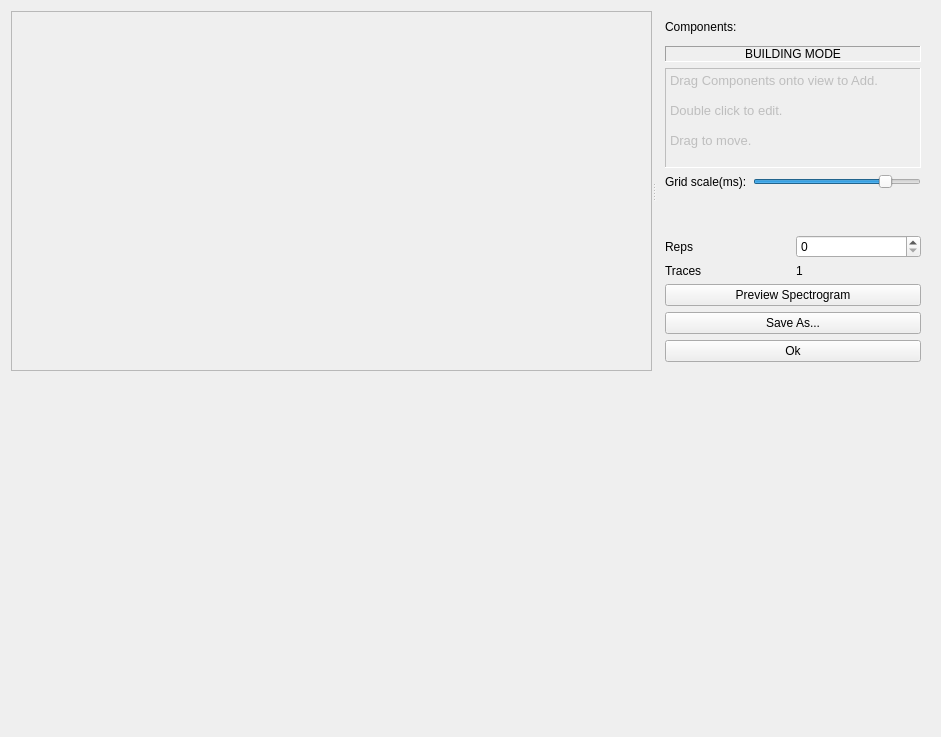
<?xml version="1.0" encoding="UTF-8"?>
<ui version="4.0">
 <class>StimulusEditor</class>
 <widget class="QWidget" name="StimulusEditor">
  <property name="geometry">
   <rect>
    <x>0</x>
    <y>0</y>
    <width>941</width>
    <height>737</height>
   </rect>
  </property>
  <property name="sizePolicy">
   <sizepolicy hsizetype="Expanding" vsizetype="Preferred">
    <horstretch>0</horstretch>
    <verstretch>0</verstretch>
   </sizepolicy>
  </property>
  <property name="windowTitle">
   <string>Form</string>
  </property>
  <layout class="QVBoxLayout" name="verticalLayout_2">
   <item>
    <widget class="QSplitter" name="splitter">
     <property name="orientation">
      <enum>Qt::Horizontal</enum>
     </property>
     <widget class="QScrollArea" name="scrollArea">
      <property name="sizePolicy">
       <sizepolicy hsizetype="Expanding" vsizetype="Expanding">
        <horstretch>1</horstretch>
        <verstretch>0</verstretch>
       </sizepolicy>
      </property>
      <property name="minimumSize">
       <size>
        <width>500</width>
        <height>0</height>
       </size>
      </property>
      <property name="widgetResizable">
       <bool>true</bool>
      </property>
      <widget class="QWidget" name="scrollAreaWidgetContents">
       <property name="geometry">
        <rect>
         <x>0</x>
         <y>0</y>
         <width>642</width>
         <height>379</height>
        </rect>
       </property>
       <layout class="QVBoxLayout" name="verticalLayout_4">
        <property name="margin">
         <number>0</number>
        </property>
        <item>
         <widget class="StimulusView" name="trackview" native="true">
          <property name="toolTip">
           <string>Stimulus View</string>
          </property>
         </widget>
        </item>
       </layout>
      </widget>
     </widget>
     <widget class="QFrame" name="frame">
      <property name="sizePolicy">
       <sizepolicy hsizetype="Preferred" vsizetype="Preferred">
        <horstretch>0</horstretch>
        <verstretch>0</verstretch>
       </sizepolicy>
      </property>
      <property name="maximumSize">
       <size>
        <width>16777215</width>
        <height>16777215</height>
       </size>
      </property>
      <property name="baseSize">
       <size>
        <width>200</width>
        <height>0</height>
       </size>
      </property>
      <layout class="QVBoxLayout" name="verticalLayout">
       <property name="sizeConstraint">
        <enum>QLayout::SetDefaultConstraint</enum>
       </property>
       <item>
        <widget class="QLabel" name="label_5">
         <property name="text">
          <string>Components:</string>
         </property>
        </widget>
       </item>
       <item>
        <widget class="ComponentTemplateTable" name="templateBox" native="true"/>
       </item>
       <item>
        <widget class="QLabel" name="modeLbl">
         <property name="enabled">
          <bool>true</bool>
         </property>
         <property name="frameShape">
          <enum>QFrame::Panel</enum>
         </property>
         <property name="frameShadow">
          <enum>QFrame::Sunken</enum>
         </property>
         <property name="text">
          <string>BUILDING MODE</string>
         </property>
         <property name="alignment">
          <set>Qt::AlignCenter</set>
         </property>
        </widget>
       </item>
       <item>
        <widget class="QTextEdit" name="hintTxedt">
         <property name="enabled">
          <bool>false</bool>
         </property>
         <property name="sizePolicy">
          <sizepolicy hsizetype="Expanding" vsizetype="MinimumExpanding">
           <horstretch>0</horstretch>
           <verstretch>0</verstretch>
          </sizepolicy>
         </property>
         <property name="minimumSize">
          <size>
           <width>0</width>
           <height>60</height>
          </size>
         </property>
         <property name="maximumSize">
          <size>
           <width>16777215</width>
           <height>100</height>
          </size>
         </property>
         <property name="toolTip">
          <string>Hint</string>
         </property>
         <property name="frameShape">
          <enum>QFrame::Panel</enum>
         </property>
         <property name="html">
          <string>&lt;!DOCTYPE HTML PUBLIC &quot;-//W3C//DTD HTML 4.0//EN&quot; &quot;http://www.w3.org/TR/REC-html40/strict.dtd&quot;&gt;
&lt;html&gt;&lt;head&gt;&lt;meta name=&quot;qrichtext&quot; content=&quot;1&quot; /&gt;&lt;style type=&quot;text/css&quot;&gt;
p, li { white-space: pre-wrap; }
&lt;/style&gt;&lt;/head&gt;&lt;body style=&quot; font-family:'MS Shell Dlg 2'; font-size:8.25pt; font-weight:400; font-style:normal;&quot;&gt;
&lt;p style=&quot; margin-top:0px; margin-bottom:0px; margin-left:0px; margin-right:0px; -qt-block-indent:0; text-indent:0px;&quot;&gt;&lt;span style=&quot; font-size:10pt;&quot;&gt;Drag Components onto view to Add. &lt;/span&gt;&lt;/p&gt;
&lt;p style=&quot;-qt-paragraph-type:empty; margin-top:0px; margin-bottom:0px; margin-left:0px; margin-right:0px; -qt-block-indent:0; text-indent:0px; font-size:10pt;&quot;&gt;&lt;br /&gt;&lt;/p&gt;
&lt;p style=&quot; margin-top:0px; margin-bottom:0px; margin-left:0px; margin-right:0px; -qt-block-indent:0; text-indent:0px;&quot;&gt;&lt;span style=&quot; font-size:10pt;&quot;&gt;Double click to edit. &lt;/span&gt;&lt;/p&gt;
&lt;p style=&quot;-qt-paragraph-type:empty; margin-top:0px; margin-bottom:0px; margin-left:0px; margin-right:0px; -qt-block-indent:0; text-indent:0px; font-size:10pt;&quot;&gt;&lt;br /&gt;&lt;/p&gt;
&lt;p style=&quot; margin-top:0px; margin-bottom:0px; margin-left:0px; margin-right:0px; -qt-block-indent:0; text-indent:0px;&quot;&gt;&lt;span style=&quot; font-size:10pt;&quot;&gt;Drag to move.&lt;/span&gt;&lt;/p&gt;&lt;/body&gt;&lt;/html&gt;</string>
         </property>
        </widget>
       </item>
       <item>
        <layout class="QGridLayout" name="gridLayout">
         <item row="0" column="0">
          <widget class="QLabel" name="label">
           <property name="text">
            <string>Grid scale(ms):</string>
           </property>
          </widget>
         </item>
         <item row="0" column="1">
          <widget class="QSlider" name="horizontalSlider">
           <property name="toolTip">
            <string>Zoom</string>
           </property>
           <property name="minimum">
            <number>1</number>
           </property>
           <property name="maximum">
            <number>12</number>
           </property>
           <property name="value">
            <number>10</number>
           </property>
           <property name="orientation">
            <enum>Qt::Horizontal</enum>
           </property>
          </widget>
         </item>
        </layout>
       </item>
       <item>
        <spacer name="verticalSpacer">
         <property name="orientation">
          <enum>Qt::Vertical</enum>
         </property>
         <property name="sizeHint" stdset="0">
          <size>
           <width>20</width>
           <height>40</height>
          </size>
         </property>
        </spacer>
       </item>
       <item>
        <layout class="QGridLayout" name="gridLayout_3">
         <item row="0" column="1">
          <widget class="QSpinBox" name="nrepsSpnbx">
           <property name="toolTip">
            <string>Number of times to repeat (also applies to each expanded stimulus if auto-parameters are used)</string>
           </property>
          </widget>
         </item>
         <item row="0" column="0">
          <widget class="QLabel" name="label_2">
           <property name="sizePolicy">
            <sizepolicy hsizetype="Minimum" vsizetype="Preferred">
             <horstretch>0</horstretch>
             <verstretch>0</verstretch>
            </sizepolicy>
           </property>
           <property name="frameShape">
            <enum>QFrame::NoFrame</enum>
           </property>
           <property name="frameShadow">
            <enum>QFrame::Plain</enum>
           </property>
           <property name="text">
            <string>Reps</string>
           </property>
           <property name="wordWrap">
            <bool>false</bool>
           </property>
          </widget>
         </item>
         <item row="1" column="0">
          <widget class="QLabel" name="label_3">
           <property name="text">
            <string>Traces</string>
           </property>
          </widget>
         </item>
         <item row="1" column="1">
          <widget class="QLabel" name="ntracesLbl">
           <property name="toolTip">
            <string>Number of unique stimuli (including expanded auto-parameters) in this test</string>
           </property>
           <property name="text">
            <string>1</string>
           </property>
          </widget>
         </item>
        </layout>
       </item>
       <item>
        <widget class="QPushButton" name="previewBtn">
         <property name="toolTip">
          <string>Generate preview spectrogram</string>
         </property>
         <property name="text">
          <string>Preview Spectrogram</string>
         </property>
        </widget>
       </item>
       <item>
        <widget class="QPushButton" name="saveBtn">
         <property name="toolTip">
          <string>Save stimulus template to file</string>
         </property>
         <property name="text">
          <string>Save As...</string>
         </property>
        </widget>
       </item>
       <item>
        <widget class="QPushButton" name="okBtn">
         <property name="text">
          <string>Ok</string>
         </property>
        </widget>
       </item>
      </layout>
     </widget>
    </widget>
   </item>
   <item>
    <widget class="HidableParameterEditor" name="parametizer" native="true">
     <property name="minimumSize">
      <size>
       <width>0</width>
       <height>50</height>
      </size>
     </property>
    </widget>
   </item>
  </layout>
 </widget>
 <customwidgets>
  <customwidget>
   <class>StimulusView</class>
   <extends>QWidget</extends>
   <header>spikeylab.gui.stim.stimulusview</header>
   <container>1</container>
   <slots>
    <slot>setRepCount(int)</slot>
    <slot>setPixelScale()</slot>
   </slots>
  </customwidget>
  <customwidget>
   <class>ComponentTemplateTable</class>
   <extends>QWidget</extends>
   <header>spikeylab.gui.stim.component_label</header>
   <container>1</container>
  </customwidget>
  <customwidget>
   <class>HidableParameterEditor</class>
   <extends>QWidget</extends>
   <header>spikeylab.gui.stim.auto_parameters_editor</header>
   <container>1</container>
  </customwidget>
 </customwidgets>
 <resources/>
 <connections>
  <connection>
   <sender>nrepsSpnbx</sender>
   <signal>valueChanged(int)</signal>
   <receiver>StimulusEditor</receiver>
   <slot>setRepCount(int)</slot>
   <hints>
    <hint type="sourcelabel">
     <x>922</x>
     <y>254</y>
    </hint>
    <hint type="destinationlabel">
     <x>892</x>
     <y>636</y>
    </hint>
   </hints>
  </connection>
  <connection>
   <sender>okBtn</sender>
   <signal>clicked()</signal>
   <receiver>StimulusEditor</receiver>
   <slot>close()</slot>
   <hints>
    <hint type="sourcelabel">
     <x>923</x>
     <y>342</y>
    </hint>
    <hint type="destinationlabel">
     <x>1052</x>
     <y>585</y>
    </hint>
   </hints>
  </connection>
  <connection>
   <sender>previewBtn</sender>
   <signal>clicked()</signal>
   <receiver>StimulusEditor</receiver>
   <slot>preview()</slot>
   <hints>
    <hint type="sourcelabel">
     <x>923</x>
     <y>284</y>
    </hint>
    <hint type="destinationlabel">
     <x>642</x>
     <y>-6</y>
    </hint>
   </hints>
  </connection>
  <connection>
   <sender>saveBtn</sender>
   <signal>clicked()</signal>
   <receiver>StimulusEditor</receiver>
   <slot>saveStimulus()</slot>
   <hints>
    <hint type="sourcelabel">
     <x>923</x>
     <y>313</y>
    </hint>
    <hint type="destinationlabel">
     <x>942</x>
     <y>353</y>
    </hint>
   </hints>
  </connection>
  <connection>
   <sender>horizontalSlider</sender>
   <signal>valueChanged(int)</signal>
   <receiver>trackview</receiver>
   <slot>setPixelScale()</slot>
   <hints>
    <hint type="sourcelabel">
     <x>758</x>
     <y>172</y>
    </hint>
    <hint type="destinationlabel">
     <x>615</x>
     <y>244</y>
    </hint>
   </hints>
  </connection>
 </connections>
 <slots>
  <slot>doAutoparameters()</slot>
  <slot>signal()</slot>
  <slot>setRepCount(int)</slot>
  <slot>setModelSamplerate()</slot>
  <slot>preview()</slot>
  <slot>saveStimulus()</slot>
 </slots>
</ui>
